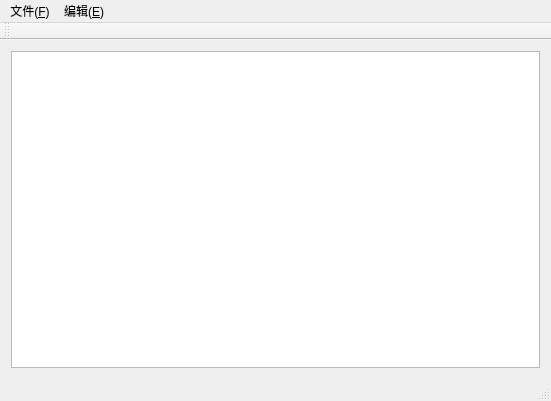
<?xml version="1.0" encoding="UTF-8"?>
<ui version="4.0">
 <class>MainWindow</class>
 <widget class="QMainWindow" name="MainWindow">
  <property name="geometry">
   <rect>
    <x>0</x>
    <y>0</y>
    <width>551</width>
    <height>401</height>
   </rect>
  </property>
  <property name="windowTitle">
   <string>MainWindow</string>
  </property>
  <widget class="QWidget" name="centralWidget">
   <layout class="QVBoxLayout" name="verticalLayout">
    <item>
     <widget class="QTextEdit" name="textEdit"/>
    </item>
   </layout>
  </widget>
  <widget class="QMenuBar" name="menuBar">
   <property name="geometry">
    <rect>
     <x>0</x>
     <y>0</y>
     <width>551</width>
     <height>23</height>
    </rect>
   </property>
   <widget class="QMenu" name="menu_F">
    <property name="title">
     <string>文件(&amp;F)</string>
    </property>
    <addaction name="newAction"/>
    <addaction name="openAction"/>
    <addaction name="saveAction"/>
    <addaction name="saveAsAction"/>
    <addaction name="separator"/>
    <addaction name="printAction"/>
    <addaction name="quitAction"/>
   </widget>
   <widget class="QMenu" name="menu_E">
    <property name="title">
     <string>编辑(&amp;E)</string>
    </property>
    <addaction name="actionRedo_R"/>
    <addaction name="separator"/>
    <addaction name="actionCut_T"/>
    <addaction name="actionCopy_C"/>
    <addaction name="actionPaste_P"/>
    <addaction name="actionDelete_D"/>
    <addaction name="separator"/>
   </widget>
   <addaction name="menu_F"/>
   <addaction name="menu_E"/>
  </widget>
  <widget class="QToolBar" name="mainToolBar">
   <attribute name="toolBarArea">
    <enum>TopToolBarArea</enum>
   </attribute>
   <attribute name="toolBarBreak">
    <bool>false</bool>
   </attribute>
  </widget>
  <widget class="QStatusBar" name="statusBar"/>
  <action name="newAction">
   <property name="text">
    <string>new(&amp;N)</string>
   </property>
   <property name="toolTip">
    <string>new(O)</string>
   </property>
  </action>
  <action name="openAction">
   <property name="text">
    <string>open(&amp;O)</string>
   </property>
  </action>
  <action name="saveAction">
   <property name="text">
    <string>save(&amp;S)</string>
   </property>
  </action>
  <action name="saveAsAction">
   <property name="text">
    <string>save as(&amp;A)</string>
   </property>
  </action>
  <action name="printAction">
   <property name="text">
    <string>print(&amp;P)</string>
   </property>
  </action>
  <action name="quitAction">
   <property name="text">
    <string>quit(&amp;Q)</string>
   </property>
  </action>
  <action name="actionRedo_R">
   <property name="text">
    <string>redo(&amp;R)</string>
   </property>
  </action>
  <action name="actionCut_T">
   <property name="text">
    <string>cut(&amp;T)</string>
   </property>
  </action>
  <action name="actionCopy_C">
   <property name="text">
    <string>copy(&amp;C)</string>
   </property>
  </action>
  <action name="actionPaste_P">
   <property name="text">
    <string>paste(&amp;P)</string>
   </property>
  </action>
  <action name="actionDelete_D">
   <property name="text">
    <string>delete(&amp;D)</string>
   </property>
  </action>
 </widget>
 <layoutdefault spacing="6" margin="11"/>
 <resources/>
 <connections/>
</ui>
